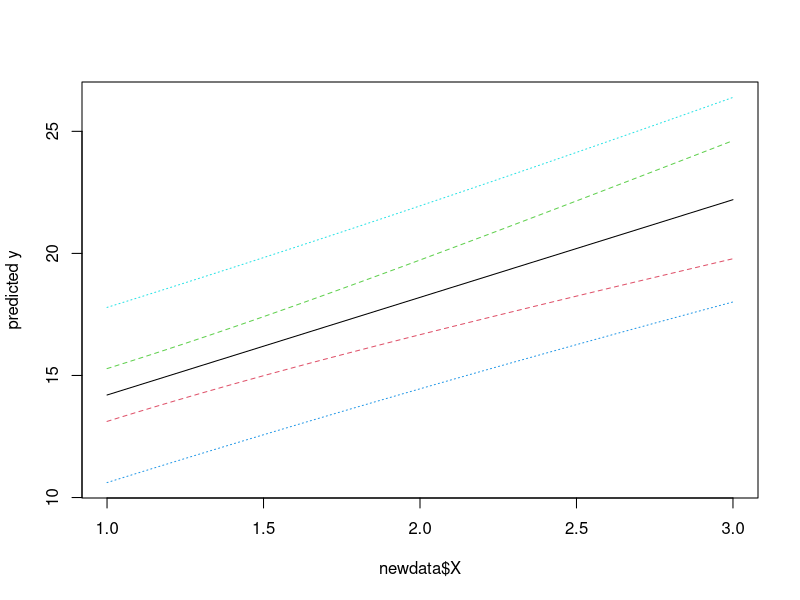

The R source for this figure:
## ---- chunk 1
X <- c(1,0,2,0,3,1,0,1,2,0)
Y <- c(16,9,17,12,22,13,8,15,19,11)

df <- data.frame(X,Y)
model_6 <- lm(Y~X, data = df)

# Confidence Interval for slope and intercept
confint(model_6, level = 0.99)


# Plot model and confidence interval
newdata <- data.frame(X = seq(1, 3, 0.05))
predict(lm(Y ~ X), interval = "confidence")

pred.w.plim <- predict(lm(Y ~ X), newdata, interval = "prediction")
pred.w.clim <- predict(lm(Y ~ X), newdata, interval = "confidence")
matplot(newdata$X, cbind(pred.w.clim, pred.w.plim[,-1]),
        lty = c(1,2,2,3,3), type = "l", ylab = "predicted y")
## ---- chunk 2
# Estimators
summary(model_6)
